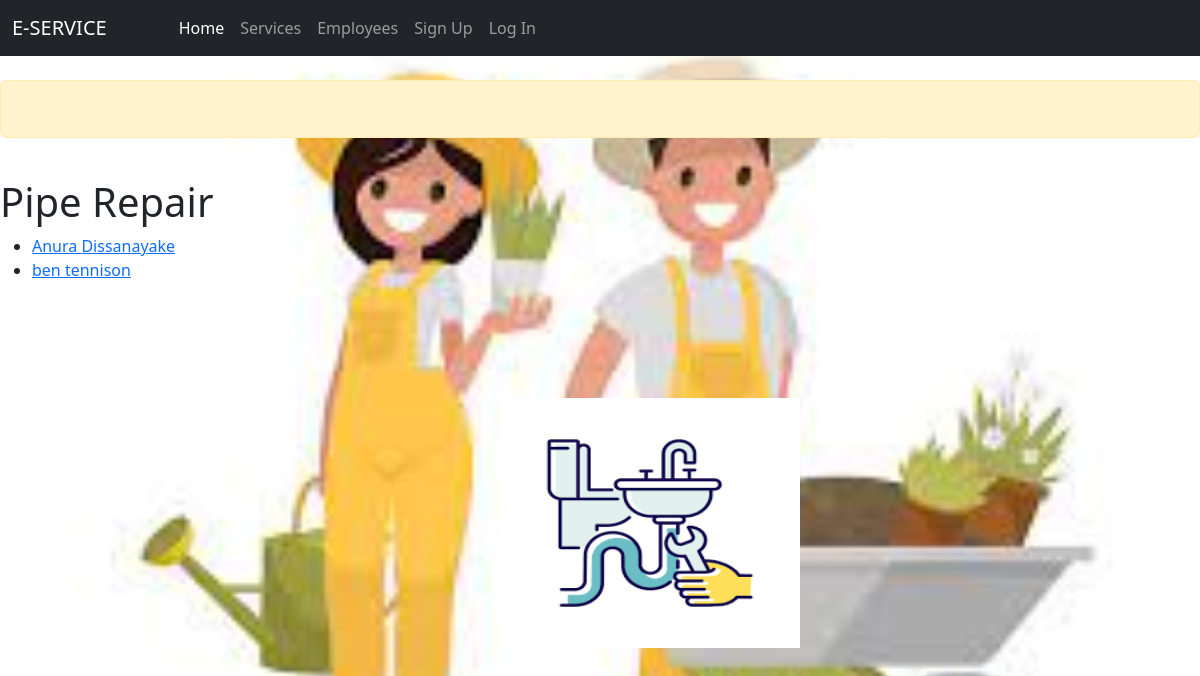
Page /customer/pipe on the committed database.
### customer/models.py (models this page shows)
class Employee(models.Model):
    firstname = models.CharField(max_length=64)
    lastname = models.CharField(max_length=64)
    age = models.IntegerField()
    email = models.EmailField(max_length=128)
    mobile = models.IntegerField()
    nic = models.IntegerField()
    gender = models.CharField(max_length=10,)
    image = models.ImageField(upload_to='images', width_field=None, height_field=None)
    garden = models.BooleanField(default=False)
    house = models.BooleanField(default=False)
    pipe = models.BooleanField(default=False)
    roof = models.BooleanField(default=False)

### customer/views.py (the view)
# urls.py: path("pipe", views.pipe, name="pipe")
def pipe(request):
    employees = Employee.objects.all()
    return render(request, "customer/pipe.html", {
        "employees": employees
    })

### customer/templates/customer/pipe.html
{% extends 'customer/layout.html' %}
{% load static %}
{% block body %}
<header class="home">
    <h1>Pipe Repair</h1>
    <dev>
        <ul>
            {% for emp in employees %}
               {% if emp.pipe == True %}
               <li><a href="{% url 'customer:profile' emp.id %}">{{ emp.firstname }} {{ emp.lastname }}</a></li>
               {% endif %}
            {% endfor %}
        </ul>
    </dev>
    <img src="{% static 'customer/images8.png' %}" style="margin-left: 500px; width: 300px; height: 250px; margin-top: 100px; ">
</header>
{% endblock %}

### customer/static/customer/styles.css (style rules this page uses)
body { background-image: url("customer/index.jpeg"); background-size: cover; height: 100vh; width: 100%; }

### rows in the picture
Employee: firstname "Anura", lastname "Dissanayake"
Employee: firstname "ben", lastname "tennison"
